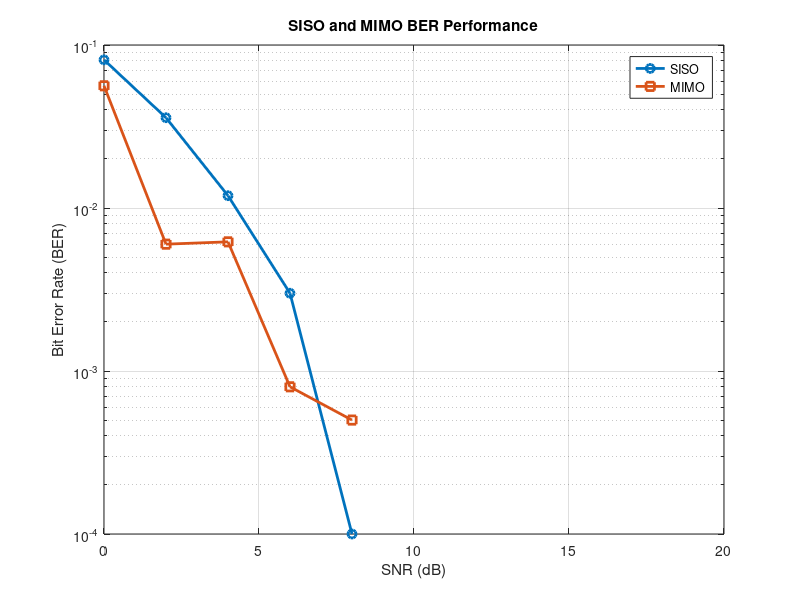

Source code (MATLAB):
clc;
clear;
close all;

% SISO and MIMO BER Performance

SNR_dB = 0:2:20;

BER_SISO = zeros(size(SNR_dB));
BER_MIMO = zeros(size(SNR_dB));

for k = 1:length(SNR_dB)

    N = 10000;

    % Generate random bits
    bits = randi([0 1], N, 1);

    % BPSK Modulation
    tx = 2*bits - 1;

    % Convert SNR to linear scale
    snrLin = 10^(SNR_dB(k)/10);

    %% SISO System
    noise = randn(N,1) / sqrt(2*snrLin);
    rx = tx + noise;

    bits_hat = real(rx) > 0;
    BER_SISO(k) = mean(bits_hat ~= bits);

    %% Simple 2x2 MIMO Equivalent
    H = (randn(2,2) + 1j*randn(2,2)) / sqrt(2);

    h_eff = sqrt(sum(abs(H(:)).^2) / 2);

    noise2 = randn(N,1) / sqrt(2*snrLin);
    rx2 = h_eff * tx + noise2;

    bits_hat2 = real(rx2) > 0;
    BER_MIMO(k) = mean(bits_hat2 ~= bits);

end

%% Plot BER Curves

figure;
semilogy(SNR_dB, BER_SISO, 'o-', 'LineWidth', 2);
hold on;

semilogy(SNR_dB, BER_MIMO, 's-', 'LineWidth', 2);

grid on;

xlabel('SNR (dB)');
ylabel('Bit Error Rate (BER)');
title('SISO and MIMO BER Performance');

legend('SISO', 'MIMO');
